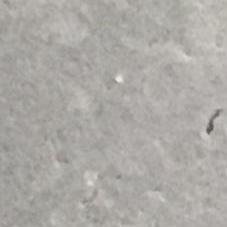
#> input picture data_small/test/Negative/00001.jpg, 227 x 227 px, found by its file name
$ python rough.py
#> lines starting #> are read from the running program, lines starting #| are printed output that depends on the picture
import numpy as np
import cv2
import matplotlib.pyplot as plt

# Load the image
image = cv2.imread('data/train/Negative/00001.jpg', cv2.IMREAD_GRAYSCALE)
#> image: shape (227, 227); min 78, max 237, mean 169.7

# Apply FFT
f_transform = np.fft.fft2(image)

f_transform_shifted = np.fft.fftshift(f_transform)
print(f_transform_shifted.shape)
#| (227, 227)

magnitude_spectrum = np.log(np.abs(f_transform_shifted) + 1)  # Add 1 to avoid log(0)
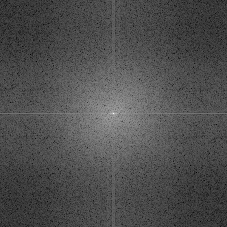
#> magnitude_spectrum: shape (227, 227) float64; min 0.927, max 15.98, mean 5.57; drawn with min black and max white
print(magnitude_spectrum.shape)
#| (227, 227)

# Display the original and frequency domain images
plt.subplot(121), plt.imshow(image, cmap='gray')
plt.title('Original Image'), plt.xticks([]), plt.yticks([])

plt.subplot(122), plt.imshow(magnitude_spectrum, cmap='gray')
plt.title('Magnitude Spectrum'), plt.xticks([]), plt.yticks([])

plt.show()
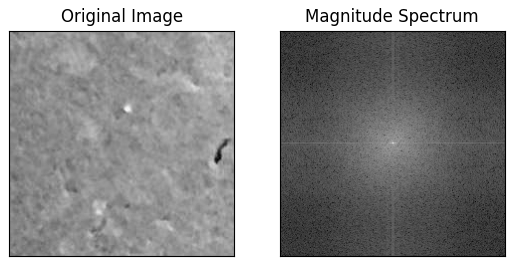
#> figure drawn by matplotlib, 2 panels

$ run again, with data_small/test/Negative/00002.jpg copied over data_small/test/Negative/00001.jpg
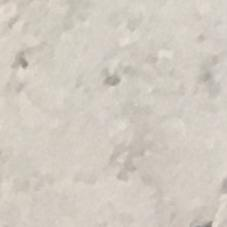
#> input picture data_small/test/Negative/00002.jpg, 227 x 227 px, found by its file name
#| (227, 227)
#> `magnitude_spectrum = np.log(np.abs(f_transform_shifted) + 1)`:
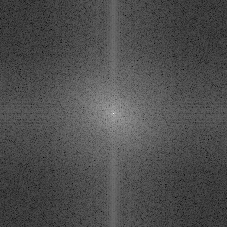
#> magnitude_spectrum: shape (227, 227) float64; min 0.486, max 16.17, mean 5.29; drawn with min black and max white
#| (227, 227)
#> `plt.show()`:
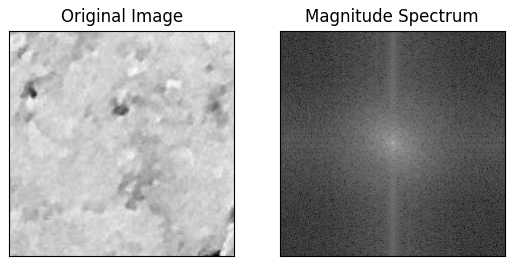
#> figure drawn by matplotlib, 2 panels

$ run again, with data_small/test/Negative/00003.jpg copied over data_small/test/Negative/00001.jpg
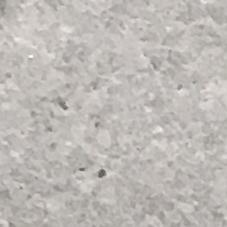
#> input picture data_small/test/Negative/00003.jpg, 227 x 227 px, found by its file name
#| (227, 227)
#> `magnitude_spectrum = np.log(np.abs(f_transform_shifted) + 1)`:
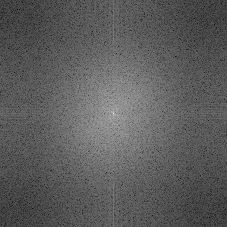
#> magnitude_spectrum: shape (227, 227) float64; min 0.202, max 16.08, mean 5.97; drawn with min black and max white
#| (227, 227)
#> `plt.show()`:
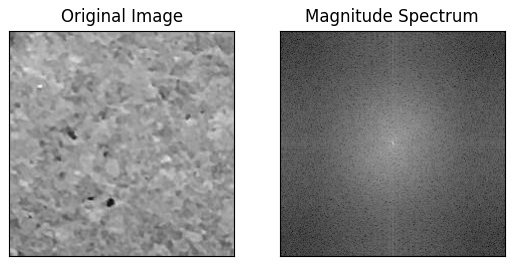
#> figure drawn by matplotlib, 2 panels

$ run again, with data_small/test/Negative/00004.jpg copied over data_small/test/Negative/00001.jpg
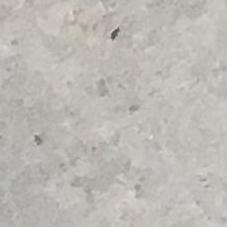
#> input picture data_small/test/Negative/00004.jpg, 227 x 227 px, found by its file name
#| (227, 227)
#> `magnitude_spectrum = np.log(np.abs(f_transform_shifted) + 1)`:
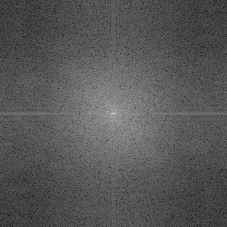
#> magnitude_spectrum: shape (227, 227) float64; min 0.174, max 16.08, mean 5.62; drawn with min black and max white
#| (227, 227)
#> `plt.show()`:
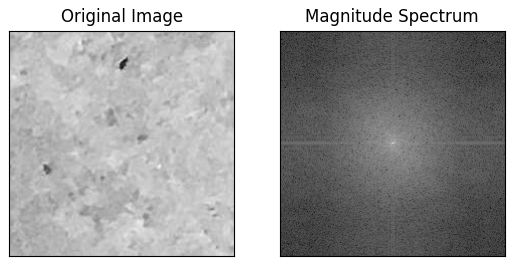
#> figure drawn by matplotlib, 2 panels
